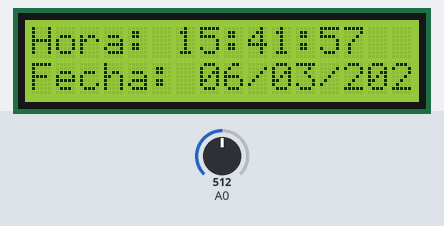
Simulated run of this sketch. Board: Arduino Uno, built with avr-gcc and run on an emulated ATmega328P. On the bench: 16×2 character LCD. The test bench sets the inputs (shaded band); at power-on: A0 = 512.

Above: at 6.3 s.
6.4 s: A0 set to 660
At 7.9 s:
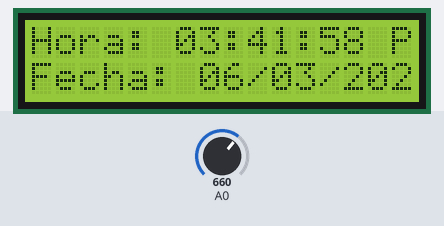
10.6 s: A0 set to 640
At 11.9 s:
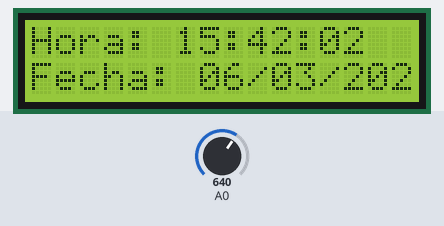
13.6 s: A0 set to 716
At 14.9 s:
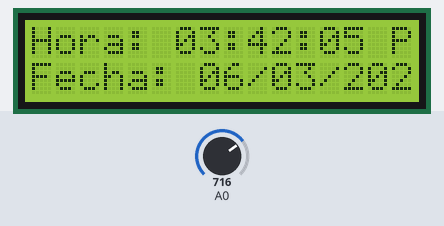
Timing chart, 0 to 16.6 s (numbered marks = the images above; inputs shaded):
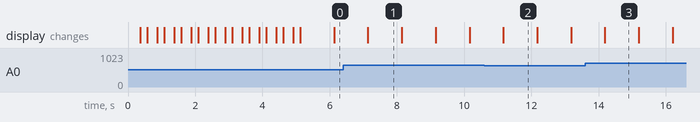

Measured:
- after the input at 6.4 s, the display: changes after 0.74 s (image 1)
- after the input at 13.6 s, the display: changes after 0.59 s (image 3)
- what the display in image 1 shows lasts 1.0 s, from 7.1 s to 8.1 s

The sketch:

sketch_LCDreloj12_24.ino
```cpp
/*
  Reloj digital con formato 12h/24h y actualización
  automática de fecha por PIXELBITS Studio

  Funcionalidad:
  Este código simula un reloj en tiempo real que muestra hora y fecha en un LCD 16x2.
  Permite alternar entre formato de 12h y 24h presionando el botón SELECT del LCD Keypad Shield.
  La fecha se actualiza correctamente incluyendo lógica para años bisiestos.

  Conexiones:
  - LCD conectado mediante interfaz paralela: RS=8, EN=9, D4=4, D5=5, D6=6, D7=7
  - Botones leídos desde el pin analógico A0
  - Para arduino LCD Display Shield

  Lógica principal:
  - Incremento de segundos, minutos, horas, días, meses y años
  - Cálculo de días por mes y verificación de año bisiesto
  - Conversión de hora a formato 12h con indicador AM/PM
  - Visualización continua en pantalla con actualización cada segundo
  - Cambio de formato de hora mediante botón SELECT

  Créditos:
  Desarrollado por PIXELBITS Studios & Pacheco JC 55

  Redes sociales:
    - Instagram: https://www.instagram.com/pixelbits_studios/
    - Twitch: https://www.twitch.tv/pixelbits_studio/about
    - GitHub: https://github.com/Pacheco55/PIXELBITS-Studio-blog/tree/HTMLpbsb

*/

#include <LiquidCrystal.h>
LiquidCrystal lcd(8, 9, 4, 5, 6, 7);  // 8 = rs del display , 9 = enabled , 4 5 6 7 = pin digital 4 5 6 7  .

#define btnRIGHT 0
#define btnUP 1
#define btnDOWN 2
#define btnLEFT 3
#define btnSELECT 4
#define btnNONE 5

int segundos = 55;
int minutos = 41;
int horas = 15;
int dia = 6;
int mes = 3;
int anio = 2025;

int lcd_key = 0;
int adc_key_in = 0;

// Variables globales
bool formato24h = true;  // true para formato 24h, false para 12h
bool AM_PM = false;      // false para AM, true para PM


// Función para verificar si un año es bisiesto
bool esBisiesto(int year) {
  return ((year % 4 == 0 && year % 100 != 0) || (year % 400 == 0));
}


void setup() {
Serial.begin(9600);

  lcd.begin(16, 2);            // start the library y la pantalla como tal y define el tamaño del matrix del display 16 columans * 2 filas .
  for (int i = 0; i < 5; i++)  //Ciclo para parpadeo de mensaje de developer .
  {
    lcd.setCursor(0, 0);
    lcd.print("Developed By : ");
    lcd.setCursor(0, 1);
    lcd.print(" JULIO PACHECO");
    delay(300);
    lcd.clear();
    delay(200);
    lcd.setCursor(3, 0);
    lcd.print("PIXELBITS ");
    lcd.setCursor(6, 1);
    lcd.print(" Studio");
    delay(300);
    lcd.clear();
    delay(200);
  }
}

void loop() {

// Incrementar segundos y actualizar tiempo
segundos++;
if (segundos > 59) {
  segundos = 0;
  minutos++;

  if (minutos > 59) {
    minutos = 0;
    horas++;

    if (horas >= 24) {
      horas = 0;
      dia++;

      // Determinar días por mes y actualizar mes/año
      byte diasEnMes;

      if (mes == 2) {
        // Febrero: 28 días, 29 en año bisiesto
        diasEnMes = esBisiesto(anio) ? 29 : 28;
      } else if (mes == 4 || mes == 6 || mes == 9 || mes == 11) {
        diasEnMes = 30; // Meses con 30 días
      } else {
        diasEnMes = 31; // Meses con 31 días
      }

      if (dia > diasEnMes) {
        dia = 1;
        mes++;

        if (mes > 12) {
          mes = 1;
          anio++;
        }
      }
    }
  }
}

// Determinar AM/PM para formato 12h
if (!formato24h) {
  if (horas >= 12) {
    AM_PM = true;  // PM
  } else {
    AM_PM = false; // AM
  }
}

// Mostrar en LCD
lcd.clear();

// Primera línea: Hora
lcd.print("Hora: ");

if (formato24h) {
  // Formato 24 horas
  if (horas < 10) lcd.print("0");
  lcd.print(horas);
} else {
  // Formato 12 horas
  byte horasMostradas = horas;
  if (horasMostradas == 0) {
    horasMostradas = 12;  // 12 AM a medianoche
  } else if (horasMostradas > 12) {
    horasMostradas -= 12; // Convertir a formato 12h
  }

  if (horasMostradas < 10) lcd.print("0");
  lcd.print(horasMostradas);
}

// Continuar con minutos y segundos
lcd.print(":");
if (minutos < 10) lcd.print("0");
lcd.print(minutos);
lcd.print(":");
if (segundos < 10) lcd.print("0");
lcd.print(segundos);

// Añadir AM/PM si estamos en formato 12h
if (!formato24h) {
  lcd.print(AM_PM ? " PM" : " AM");
}

// Segunda línea: Fecha
lcd.setCursor(0, 1);
lcd.print("Fecha: ");
if (dia < 10) lcd.print("0");
lcd.print(dia);
lcd.print("/");
if (mes < 10) lcd.print("0");
lcd.print(mes);
lcd.print("/");
lcd.print(anio);

delay(1000);

lcd_key = read_LCD_buttons();  // read the buttons .  // como funcion para empezar odarle salida al menu de abajo
                                 /// OPCIONES DE ACCION "MENU" SIN INTERFAZ AL 10/AGO/24
  switch (lcd_key) {             // depending on which button is pushed is the perform an action .
    case btnSELECT:
      {
        formato24h = !formato24h;
        break;
      }
  }
}


// read buttons
int read_LCD_buttons() {
  adc_key_in = analogRead(0);  // read the value  .
  // my buttons when read are centered at these values: 0, 144, 329, 504, 741 .
  // we add approx 50 to those values and check to see if we are close .
  if (adc_key_in > 1000) return btnNONE;  // no Key pressed .
  if (adc_key_in < 50) return btnRIGHT;
  if (adc_key_in < 250) return btnUP;
  if (adc_key_in < 450) return btnDOWN;
  if (adc_key_in < 650) return btnLEFT;
  if (adc_key_in < 850) return btnSELECT;
  return btnNONE;  // when all others fail return btnNONE .
}
```
